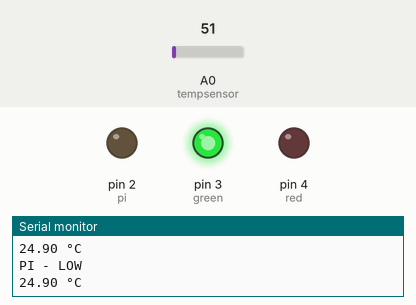
Recording of a sketch running on a simulated Arduino Uno, built with avr-gcc and run on an emulated ATmega328P. On the bench: output pins drawn as LEDs (lit = HIGH), the last lines printed to the serial monitor. The test bench sets the inputs (shaded band); at power-on: A0 (tempsensor) = 51.

Above: at 1.8 s.
1.9 s: A0 (tempsensor) set to 56
At 5.4 s:
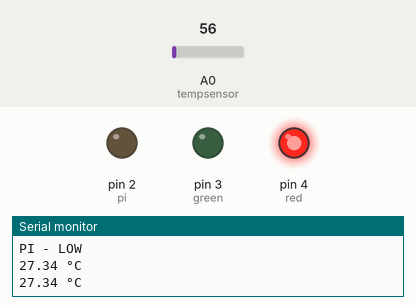
6.0 s: A0 (tempsensor) set to 84
8.5 s: A0 (tempsensor) set to 103
At 11.3 s:
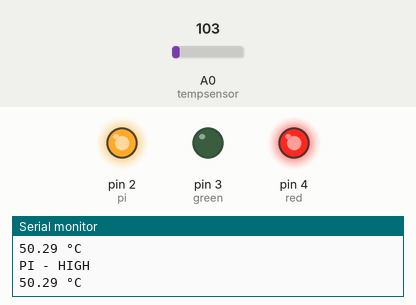
12.5 s: A0 (tempsensor) set to 86
At 14.9 s:
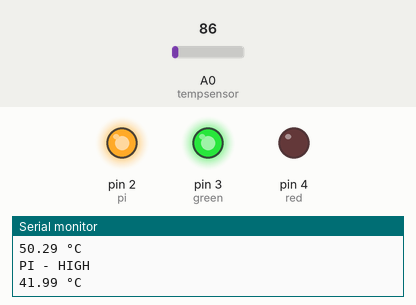
16.6 s: A0 (tempsensor) set to 112
At 17.5 s:
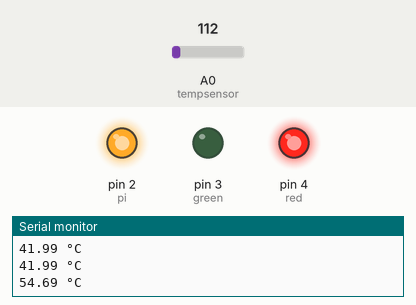
18.1 s: A0 (tempsensor) set to 71
At 20.7 s:
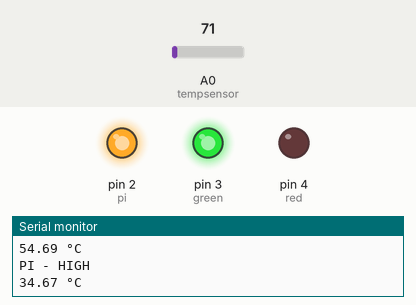
Timing chart, 0 to 23.2 s (numbered marks = the images above; inputs shaded):
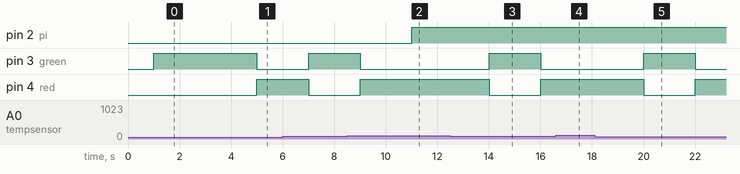

Measured:
- the behaviour switches between 51 and 52 on A0 (tempsensor) (found by bisection; images 0 and 1)
- the behaviour switches between 92 and 93 on A0 (tempsensor) (found by bisection; images 1 and 2)
- after the input at 1.9 s, pin 3 (green): HIGH → LOW after 3.1 s; pin 4 (red): LOW → HIGH after 3.1 s
- after the input at 8.5 s, pin 2 (pi): LOW → HIGH after 2.5 s; pin 3 (green): goes on until 9.0 s, then stays LOW; pin 4 (red): goes on until 9.0 s, then stays HIGH
- after the input at 12.5 s, pin 3 (green): LOW → HIGH after 1.5 s, → LOW 2.0 s later; pin 4 (red): HIGH → LOW after 1.5 s, → HIGH 2.0 s later
- after the input at 16.6 s, pin 3 (green): stays LOW (without the input it goes to HIGH after 1.4 s); pin 4 (red): stays HIGH (without the input it goes to LOW after 1.4 s)
- after the input at 18.1 s, pin 3 (green): LOW → HIGH after 1.9 s, → LOW 2.0 s later; pin 4 (red): HIGH → LOW after 1.9 s, → HIGH 2.0 s later

The sketch:

temp_sensor.ino
```cpp
/*
LM35 analog temperature sensor with Arduino example code.
More info: https://www.makerguides.com
*/

// Define pin connections
int tempsensor = A0;   // LM35 sensor pin
int pi = 2;            // Output control pin
int green = 3;         // Green LED pin
int red = 4;           // Red LED pin

// State variables
int flash = 0;

void setup() {
  // Begin serial communication at a baud rate of 9600
  Serial.begin(9600);

  // Set pin modes
  pinMode(tempsensor, INPUT);
  pinMode(pi, OUTPUT);
  pinMode(green, OUTPUT);
  pinMode(red, OUTPUT);

  // Ensure initial state is LOW
  digitalWrite(pi, LOW);
}

void loop() {
  // Get a reading from the temperature sensor
  int reading = analogRead(tempsensor);

  // Convert reading to voltage (millivolts)
  float voltage = reading * (5000 / 1024.0);

  // Convert voltage to temperature in Celsius
  float temperature = voltage / 10.0;

  // Print the temperature in the Serial Monitor
  Serial.print(temperature);
  Serial.print(" \xC2\xB0"); // Degree symbol
  Serial.println("C");

  delay(1000); // Wait a second between readings

  // Temperature thresholds
  if (temperature > 45) {
    digitalWrite(pi, HIGH);
    digitalWrite(red, HIGH);
    digitalWrite(green, LOW);
    Serial.println("PI - HIGH");
  }
  else if (temperature < 25) {
    digitalWrite(pi, LOW);
    digitalWrite(red, LOW);
    digitalWrite(green, HIGH);
    Serial.println("PI - LOW");
  }
  else if (temperature > 25 && temperature <= 45) {
    // Flashing behavior between 25 and 45 degrees Celsius
    if (flash == 0) {
      digitalWrite(red, LOW);
      digitalWrite(green, HIGH);
      flash = 1;
    }
    else {
      digitalWrite(red, HIGH);
      digitalWrite(green, LOW);
      flash = 0;
    }
    delay(1000); // Delay for flashing effect
  }
}
```
